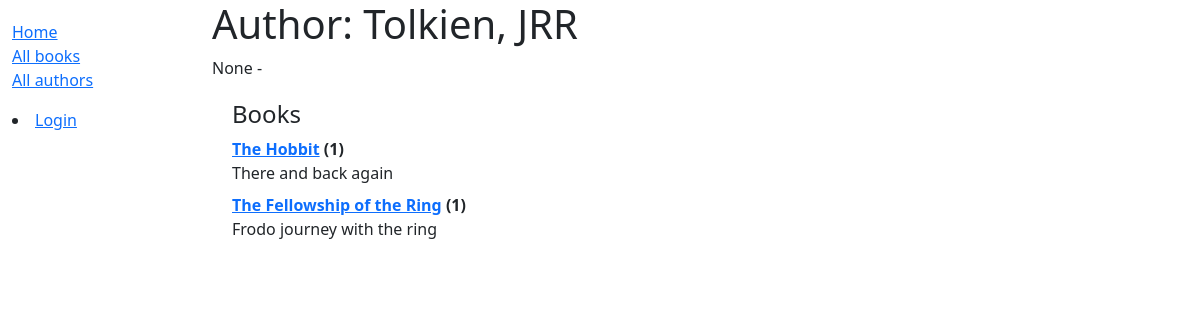
Page /catalog/author/2 on the earlier database version.
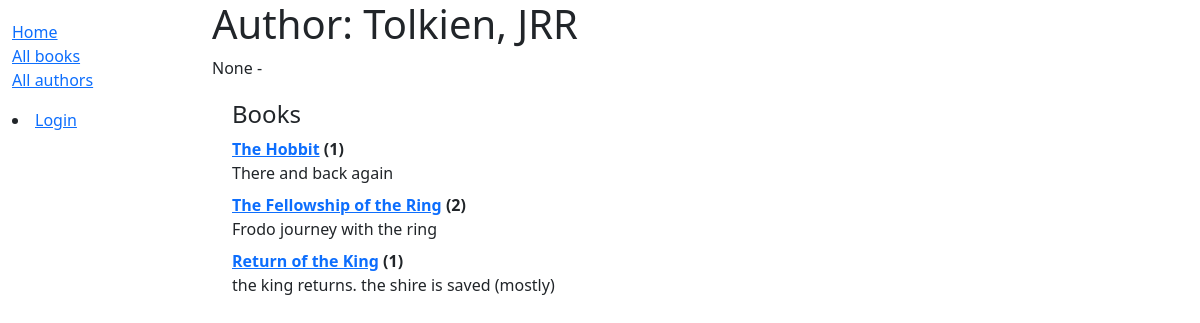
Same page on the later database version.
### catalog/models.py (models this page shows, shortened)
class Author(models.Model):
    first_name = models.CharField(max_length=100)
    last_name = models.CharField(max_length=100)
    date_of_birth = models.DateField(null=True, blank=True)
    date_of_death = models.DateField('Died', null=True, blank=True)
    class Meta:
        ordering = ['last_name', 'first_name']
    def __str__(self):
        return f'{self.last_name}, {self.first_name}'

class Book(models.Model):
    title = models.CharField(max_length=200)
    borrower = models.ForeignKey(User, on_delete=models.SET_NULL, null=True, blank=True)
    author = models.ForeignKey('Author', on_delete=models.SET_NULL, null=True)
    language = models.ForeignKey('Language', on_delete=models.SET_NULL, null=True)
    summary = models.TextField(max_length=1000, help_text='Enter a brief description of the book')
    isbn = models.CharField('ISBN', max_length=13, unique=True,
                             help_text='13 Character <a href="https://www.isbn-international.org/content/what-isbn">ISBN number</a>')
    genre = models.ManyToManyField(Genre, help_text='Select a genre for this book')
    def display_genre(self):
        """Create a string for the Genre. This is required to display genre in Admin."""
        return ', '.join(genre.name for genre in self.genre.all()[:3])
    display_genre.short_description = 'Genre'
    def __str__(self):
        return self.title

### catalog/views.py (the view)
# urls.py: path('author/<int:pk>', views.AuthorDetailView.as_view(), name='author-detail'),
class AuthorDetailView(generic.DetailView):
    model = Author

### catalog/templates/catalog/author_detail.html
{% extends "base_generic.html" %}
{% block content %}
<h1>Author: {{ author }} </h1>
<p>{{author.date_of_birth}} - {% if author.date_of_death %}{{author.date_of_death}}{% endif %}</p>
<div style="margin-left:20px;margin-top:20px">
<h4>Books</h4>
<dl>
{% for book in author.book_set.all %}
  <dt><a href="{% url 'book-detail' book.pk %}">{{book}}</a> ({{book.bookinstance_set.all.count}})</dt>
  <dd>{{book.summary}}</dd>
{% endfor %}
</dl>
</div>
{% endblock %}

### catalog/templates/base_generic.html (shortened to what this page needs)
<!DOCTYPE html>
<html lang="en">
<head>
  <link href="https://cdn.jsdelivr.net/npm/bootstrap@5.1.3/dist/css/bootstrap.min.css" rel="stylesheet">
  {% load static %}
  <link rel="stylesheet" href="{% static 'css/styles.css' %}">
</head>
<body>
  <div class="container-fluid">
    <div class="row">
      <div class="col-sm-2">
      {% block sidebar %}
    <ul class="sidebar-nav">
       <li><a href="{% url 'index' %}">Home</a></li>
       <li><a href="{% url 'books' %}">All books</a></li>
       <li><a href="{% url 'authors' %}">All authors</a></li>
    </ul>
    {% if user.is_authenticated %}
    <li>User: {{ user.get_username }}</li>
    <li><a href="{% url 'my-borrowed' %}">My Borrowed</a></li>
    <li><a href="{% url 'logout'%}?next={{request.path}}">Logout</a></li>
    {% else %}
    <li><a href="{% url 'login'%}?next={{request.path}}">Login</a></li>
    {% endif %}
    {% endblock %}
      </div>
      <div class="col-sm-10 ">{% block content %}{% endblock %}
 </div>
    </div>
  </div>
</body>
</html>

### catalog/static/css/styles.css (style rules this page uses)
.sidebar-nav { margin-top: 20px; padding: 0; list-style: none; }

Differences in the rows shown:
computed for Book "The Fellowship of the Ring": bookinstance_set.all.count "1" → "2"
added Book: title "Return of the King", bookinstance_set.all.count "1", summary "the king returns. the shire is saved (mostly)"
